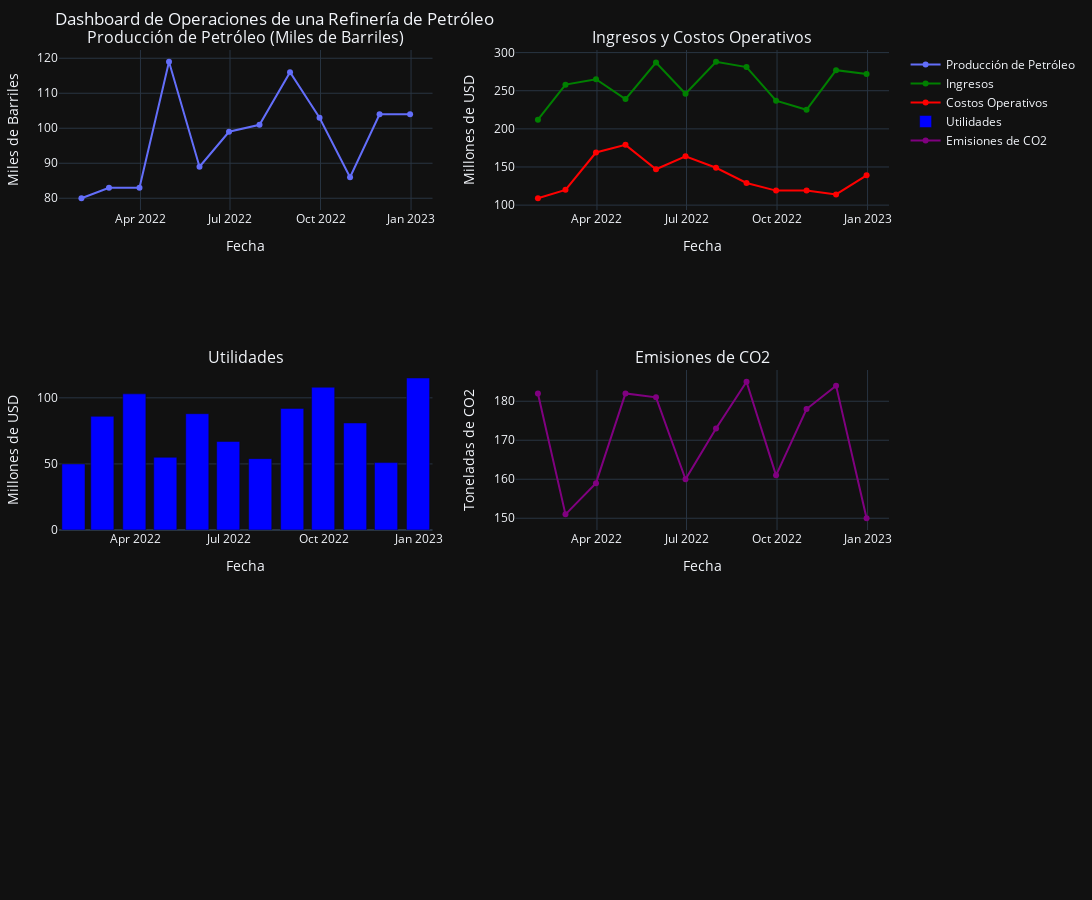

Notebook code cell kept with this figure:
### Code cell
import pandas as pd
import numpy as np
import cufflinks as cf
import plotly.subplots as sp
from plotly import graph_objs as go

# Configuración de Cufflinks para modo offline y de tema
cf.go_offline()
cf.set_config_file(theme='pearl', offline=True)

# Generar datos ficticios
np.random.seed(0)
dates = pd.date_range(start="2022-01-01", end="2023-01-01", freq="M")
data = pd.DataFrame({
    "Fecha": dates,
    "Produccion_petroleo": np.random.randint(80, 120, len(dates)),  # Producción en miles de barriles
    "Ingresos": np.random.randint(200, 300, len(dates)),  # Ingresos en millones de dólares
    "Costos_Operacion": np.random.randint(100, 180, len(dates)),  # Costos en millones de dólares
    "Emisiones_CO2": np.random.randint(150, 200, len(dates)),  # Emisiones en toneladas
    "Utilidades": np.random.randint(50, 120, len(dates))  # Utilidades en millones de dólares
})
data.set_index("Fecha", inplace=True)

# Crear subplots para el dashboard
fig = sp.make_subplots(
    rows=3, cols=2, 
    subplot_titles=(
        "Producción de Petróleo (Miles de Barriles)", 
        "Ingresos y Costos Operativos",
        "Utilidades", 
        "Emisiones de CO2"
    ),
    vertical_spacing=0.2,  # Espaciado vertical entre subplots
    horizontal_spacing=0.1  # Espaciado horizontal entre subplots
)

# Gráfico 1: Producción de petróleo
fig.add_trace(go.Scatter(x=data.index, y=data["Produccion_petroleo"], mode='lines+markers', name="Producción de Petróleo"),
              row=1, col=1)

# Gráfico 2: Ingresos y Costos Operativos
fig.add_trace(go.Scatter(x=data.index, y=data["Ingresos"], mode='lines+markers', name="Ingresos", line=dict(color='green')),
              row=1, col=2)
fig.add_trace(go.Scatter(x=data.index, y=data["Costos_Operacion"], mode='lines+markers', name="Costos Operativos", line=dict(color='red')),
              row=1, col=2)

# Gráfico 3: Utilidades
fig.add_trace(go.Bar(x=data.index, y=data["Utilidades"], name="Utilidades", marker=dict(color='blue')),
              row=2, col=1)

# Gráfico 4: Emisiones de CO2
fig.add_trace(go.Scatter(x=data.index, y=data["Emisiones_CO2"], mode='lines+markers', name="Emisiones de CO2", line=dict(color='purple')),
              row=2, col=2)

# Ajustar layout del dashboard
fig.update_layout(
    title="Dashboard de Operaciones de una Refinería de Petróleo",
    height=900,  # Aumenta el tamaño para más espacio
    width=1200,  # Aumenta el ancho para más espacio
    showlegend=True, 
    template="plotly_dark",
    margin=dict(l=80, r=50, t=50, b=50)  # Márgenes
)

fig.update_xaxes(title_text="Fecha", row=1, col=1)
fig.update_yaxes(title_text="Miles de Barriles", row=1, col=1)
fig.update_xaxes(title_text="Fecha", row=1, col=2)
fig.update_yaxes(title_text="Millones de USD", row=1, col=2)
fig.update_xaxes(title_text="Fecha", row=2, col=1)
fig.update_yaxes(title_text="Millones de USD", row=2, col=1)
fig.update_xaxes(title_text="Fecha", row=2, col=2)
fig.update_yaxes(title_text="Toneladas de CO2", row=2, col=2)

# Mostrar el dashboard
fig.show()

### Figure 1 — Plotly figure (JSON) as saved in the notebook; plotly's stock layout.template omitted (floating-point values rounded to 4 significant figures)
{"data": [{"mode": "lines+markers", "name": "Producción de Petróleo", "type": "scatter", "x": ["2022-01-31T00:00:00", "2022-02-28T00:00:00", "2022-03-31T00:00:00", "2022-04-30T00:00:00", "2022-05-31T00:00:00", "2022-06-30T00:00:00", "2022-07-31T00:00:00", "2022-08-31T00:00:00", "2022-09-30T00:00:00", "2022-10-31T00:00:00", "2022-11-30T00:00:00", "2022-12-31T00:00:00"], "xaxis": "x", "y": [80, 83, 83, 119, 89, 99, 101, 116, 103, 86, 104, 104], "yaxis": "y"}, {"line": {"color": "green"}, "mode": "lines+markers", "name": "Ingresos", "type": "scatter", "x": ["2022-01-31T00:00:00", "2022-02-28T00:00:00", "2022-03-31T00:00:00", "2022-04-30T00:00:00", "2022-05-31T00:00:00", "2022-06-30T00:00:00", "2022-07-31T00:00:00", "2022-08-31T00:00:00", "2022-09-30T00:00:00", "2022-10-31T00:00:00", "2022-11-30T00:00:00", "2022-12-31T00:00:00"], "xaxis": "x2", "y": [212, 258, 265, 239, 287, 246, 288, 281, 237, 225, 277, 272], "yaxis": "y2"}, {"line": {"color": "red"}, "mode": "lines+markers", "name": "Costos Operativos", "type": "scatter", "x": ["2022-01-31T00:00:00", "2022-02-28T00:00:00", "2022-03-31T00:00:00", "2022-04-30T00:00:00", "2022-05-31T00:00:00", "2022-06-30T00:00:00", "2022-07-31T00:00:00", "2022-08-31T00:00:00", "2022-09-30T00:00:00", "2022-10-31T00:00:00", "2022-11-30T00:00:00", "2022-12-31T00:00:00"], "xaxis": "x2", "y": [109, 120, 169, 179, 147, 164, 149, 129, 119, 119, 114, 139], "yaxis": "y2"}, {"marker": {"color": "blue"}, "name": "Utilidades", "type": "bar", "x": ["2022-01-31T00:00:00", "2022-02-28T00:00:00", "2022-03-31T00:00:00", "2022-04-30T00:00:00", "2022-05-31T00:00:00", "2022-06-30T00:00:00", "2022-07-31T00:00:00", "2022-08-31T00:00:00", "2022-09-30T00:00:00", "2022-10-31T00:00:00", "2022-11-30T00:00:00", "2022-12-31T00:00:00"], "xaxis": "x3", "y": [50, 86, 103, 55, 88, 67, 54, 92, 108, 81, 51, 115], "yaxis": "y3"}, {"line": {"color": "purple"}, "mode": "lines+markers", "name": "Emisiones de CO2", "type": "scatter", "x": ["2022-01-31T00:00:00", "2022-02-28T00:00:00", "2022-03-31T00:00:00", "2022-04-30T00:00:00", "2022-05-31T00:00:00", "2022-06-30T00:00:00", "2022-07-31T00:00:00", "2022-08-31T00:00:00", "2022-09-30T00:00:00", "2022-10-31T00:00:00", "2022-11-30T00:00:00", "2022-12-31T00:00:00"], "xaxis": "x4", "y": [182, 151, 159, 182, 181, 160, 173, 185, 161, 178, 184, 150], "yaxis": "y4"}], "layout": {"annotations": [{"font": {"size": 16}, "showarrow": false, "text": "Producción de Petróleo (Miles de Barriles)", "x": 0.225, "xanchor": "center", "xref": "paper", "y": 1, "yanchor": "bottom", "yref": "paper"}, {"font": {"size": 16}, "showarrow": false, "text": "Ingresos y Costos Operativos", "x": 0.775, "xanchor": "center", "xref": "paper", "y": 1, "yanchor": "bottom", "yref": "paper"}, {"font": {"size": 16}, "showarrow": false, "text": "Utilidades", "x": 0.225, "xanchor": "center", "xref": "paper", "y": 0.6, "yanchor": "bottom", "yref": "paper"}, {"font": {"size": 16}, "showarrow": false, "text": "Emisiones de CO2", "x": 0.775, "xanchor": "center", "xref": "paper", "y": 0.6, "yanchor": "bottom", "yref": "paper"}], "height": 900, "margin": {"b": 50, "l": 50, "r": 50, "t": 50}, "showlegend": true, "title": {"text": "Dashboard de Operaciones de una Refinería de Petróleo"}, "width": 1200, "xaxis": {"anchor": "y", "autorange": true, "domain": [0, 0.45], "range": ["2022-01-08 15:41:22.1246", "2023-01-22 08:18:37.8754"], "title": {"text": "Fecha"}, "type": "date"}, "xaxis2": {"anchor": "y2", "autorange": true, "domain": [0.55, 1], "range": ["2022-01-08 15:41:22.1246", "2023-01-22 08:18:37.8754"], "title": {"text": "Fecha"}, "type": "date"}, "xaxis3": {"anchor": "y3", "autorange": true, "domain": [0, 0.45], "range": ["2022-01-17", "2023-01-14"], "title": {"text": "Fecha"}, "type": "date"}, "xaxis4": {"anchor": "y4", "autorange": true, "domain": [0.55, 1], "range": ["2022-01-08 15:41:22.1246", "2023-01-22 08:18:37.8754"], "title": {"text": "Fecha"}, "type": "date"}, "xaxis5": {"anchor": "y5", "domain": [0, 0.45]}, "xaxis6": {"anchor": "y6", "domain": [0.55, 1]}, "yaxis": {"anchor": "x", "autorange": true, "domain": [0.8, 1], "range": [76.64, 122.4], "title": {"text": "Miles de Barriles"}, "type": "linear"}, "yaxis2": {"anchor": "x2", "autorange": true, "domain": [0.8, 1], "range": [93.59, 303.4], "title": {"text": "Millones de USD"}, "type": "linear"}, "yaxis3": {"anchor": "x3", "autorange": true, "domain": [0.4, 0.6], "range": [0, 121.1], "title": {"text": "Millones de USD"}, "type": "linear"}, "yaxis4": {"anchor": "x4", "autorange": true, "domain": [0.4, 0.6], "range": [147.0, 188.0], "title": {"text": "Toneladas de CO2"}, "type": "linear"}, "yaxis5": {"anchor": "x5", "domain": [0, 0.2]}, "yaxis6": {"anchor": "x6", "domain": [0, 0.2]}}}
